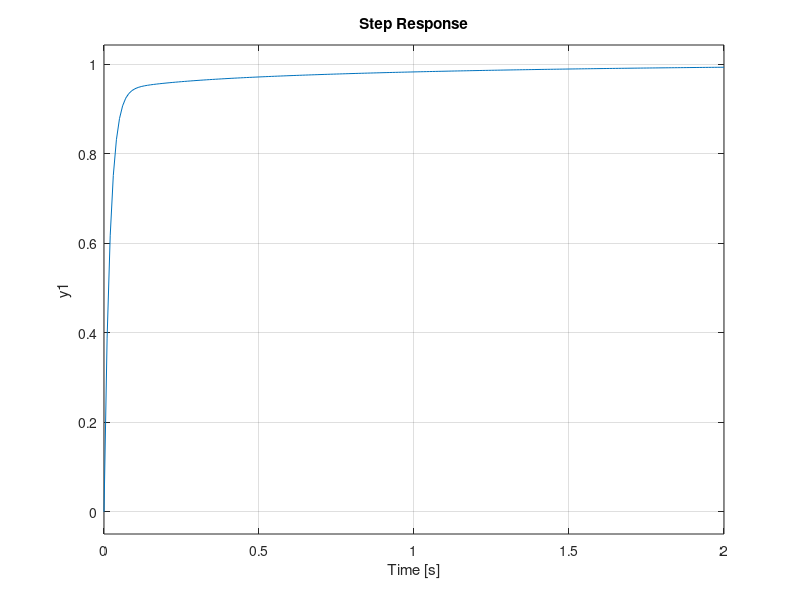

This figure's MATLAB source:
%% PID Practice
clc
close all
clear

%% Mass spring dampner system
s = tf('s');
P = 1/(s^2 + 10*s + 20);

% Proportional Control
Kp = 300;
C1 = pid(Kp);
T1 = feedback(C1*P,1);
t = 0:0.01:2;
step(T1,t)

% Proportional-Derivative Control
Kd = 10;
C2 = pid(Kp,0,Kd);
T2 = feedback(C2*P,1);
step(T2,t)

% Proportional-Integral Control
Kp = 30;
Ki = 70;
C3 =  pid(Kp,Ki);
T3 = feedback(C3*P,1);
step(T3,t);

% Proportional-Integral-Derivative Control
Kp = 350;
Ki = 300;
Kd = 50;
C4 = pid(Kp,Ki,Kd);
T4 = feedback(C4*P,1);
step(T4,t);



